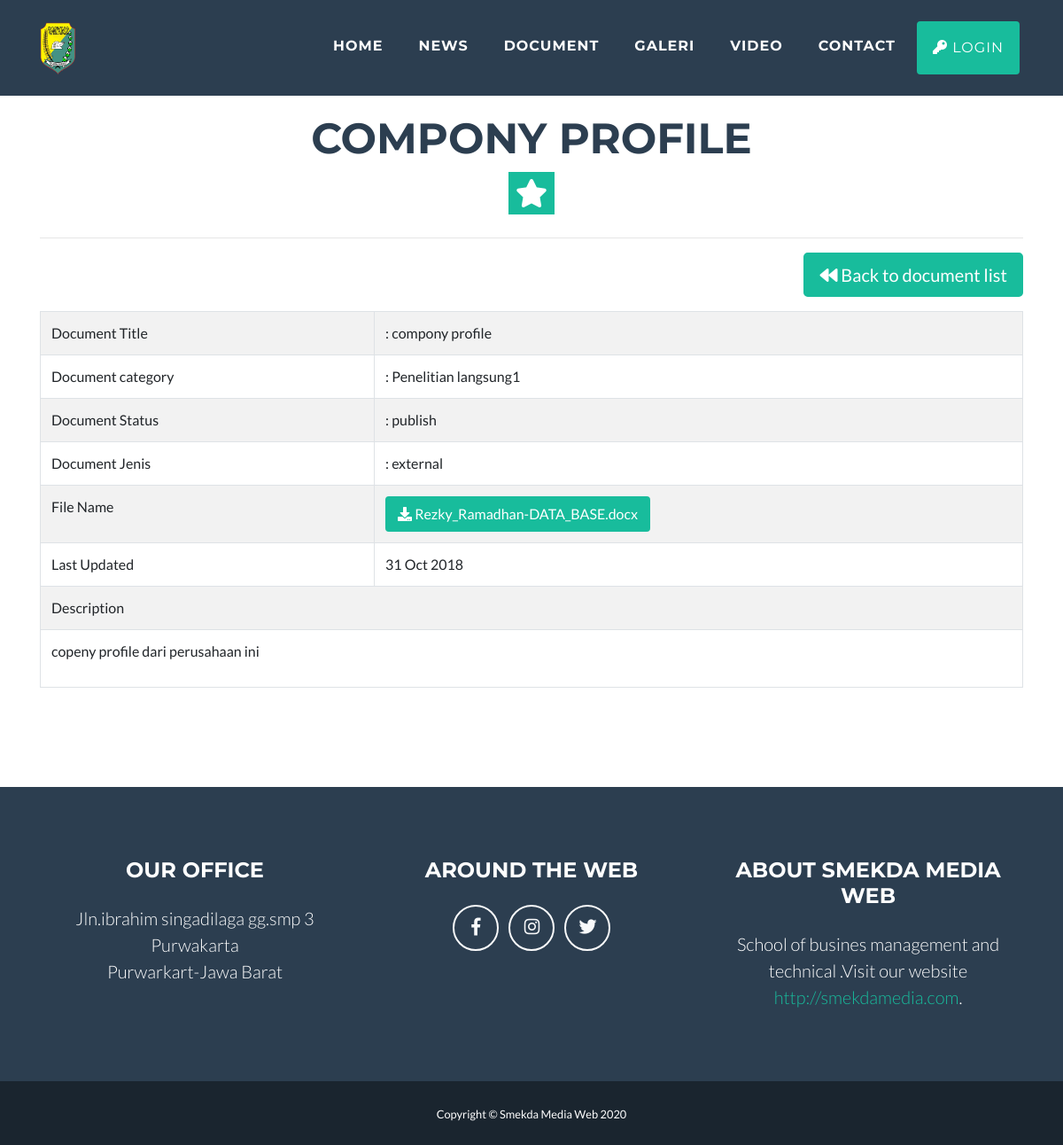
Page /document/read/6-compony-profile on the committed database.
### tables this page shows
CREATE TABLE `konfigurasi` (
  `id_konfigurasi` int(11) NOT NULL,
  `namaweb` varchar(100) NOT NULL,
  `tagline` varchar(100) DEFAULT NULL,
  `website` varchar(100) DEFAULT NULL,
  `email` varchar(255) DEFAULT NULL,
  `alamat` varchar(300) DEFAULT NULL,
  `telepon` varchar(50) DEFAULT NULL,
  `keywords` varchar(300) DEFAULT NULL,
  `description` varchar(300) DEFAULT NULL,
  `google_map` text,
  `metatext` text,
  `logo` varchar(200) NOT NULL,
  `icon` varchar(200) NOT NULL
);

CREATE TABLE `dokumen` (
  `id_dokumen` int(11) NOT NULL,
  `id_kategori_dokumen` int(11) NOT NULL,
  `slug_dokumen` varchar(255) NOT NULL,
  `judul` varchar(200) NOT NULL,
  `isi` text,
  `gambar` varchar(255) NOT NULL,
  `status_dokumen` varchar(20) NOT NULL,
  `jenis_dokumen` varchar(20) NOT NULL,
  `id_user` int(11) NOT NULL,
  `tanggal` timestamp NOT NULL DEFAULT CURRENT_TIMESTAMP ON UPDATE CURRENT_TIMESTAMP
);

CREATE TABLE `kategori_dokumen` (
  `id_kategori_dokumen` int(11) NOT NULL,
  `slug_kategori_dokumen` varchar(200) NOT NULL,
  `nama_kategori_dokumen` varchar(200) NOT NULL,
  `keterangan` text,
  `urutan` int(11) NOT NULL,
  `tanggal` timestamp NOT NULL DEFAULT CURRENT_TIMESTAMP ON UPDATE CURRENT_TIMESTAMP
);

### application/views/layout/wrapper.php (called while the page is built)
<?php
require_once('head.php');
require_once('nav.php');
require_once('content.php');
require_once('footer.php');
?>

### application/controllers/Document.php (called while the page is built, shortened)
<?php
class Document extends CI_Controller {
	public function __construct(){
		$this->load->model('dokumen_model');
		$this->load->model('kategori_dokumen_model');
	}
	public function read($slug_dokumen)	{
		$dokumen  = $this->dokumen_model->read($slug_dokumen);
		$data = array( 'title' 		=>	 $dokumen->judul,
						'dokumen'	=>	 $dokumen,
						'isi'		=> 	'document/read');
		$this->load->view('layout/wrapper', $data);
	}
}

### index.php (called while the page is built, shortened)
<?php
require_once BASEPATH.'core/CodeIgniter.php';

### application/models/Konfigurasi_model.php (called while the page is built, shortened)
<?php
class Konfigurasi_model extends CI_Model {
 	public function listing() {
 		$query = $this->db->get('konfigurasi');
 		return $query->row();
 	}
}

### application/views/layout/content.php (called while the page is built)
<?php
if($isi){
	$this->load->view($isi);
}

### application/models/Dokumen_model.php (called while the page is built, shortened)
<?php
class Dokumen_model extends CI_Model {
 	public function read($slug_dokumen){
 		$this->db->select('dokumen.*, kategori_dokumen.nama_kategori_dokumen, users.nama');
 		$this->db->from('dokumen');
 		$this->db->join('kategori_dokumen', 'kategori_dokumen.id_kategori_dokumen = dokumen.id_kategori_dokumen', 'LEFT');
 		$this->db->join('users', 'users.id_user = dokumen.id_user', 'LEFT');
 		$this->db->where('slug_dokumen', $slug_dokumen);
 		$this->db->order_by('id_dokumen', 'DESC');
 		$query = $this->db->get();
 		return $query->row();
 	}
}

### application/views/document/read.php (the view)
   <section  id="about" style="margin-top: 40px;">
     <div class="container">
       <h2 class="text-center text-uppercase " style=" color: #2c3e50;"><?php echo $title ?></h2>
       <hr class="star-light mb-5">
       <hr>
       <div class="row">
       	<div class="col-md-12">
       	<p class="text-right"><a href="<?php echo base_url('document') ?>" class="btn btn-primary btn-lg"><i class="fa fa-backward"></i>  Back to document list</a></p>
       	<table class="table table-striped table-hover table-bordered">
       		<tr>
       			<td width="34%"> Document Title</td>
       			<td width="66%"> : 	<?php echo $dokumen->judul ?></td>
       		</tr>
       		<tr>
       			<td width="34%"> Document category</td>
       			<td width="66%"> : 	<?php echo $dokumen->nama_kategori_dokumen ?></td>
       		</tr>
       		<tr>
       			<td width="34%"> Document Status</td>
       			<td width="66%"> : 	<?php echo $dokumen->status_dokumen ?></td>
       		</tr>
       		<tr>
       			<td width="34%"> Document Jenis</td>
       			<td width="66%">: 	<?php echo $dokumen->jenis_dokumen ?></td>
       		</tr>
       		<tr>
       			<td width="34%"> File Name</td>
       			<td width="66%">
       			<a href="<?php echo base_url('document/download/'.$dokumen->id_dokumen) ?>" target="_blank" class="btn btn-primary" title="download file: <?php echo $dokumen->gambar ?>"><i class="fa fa-download"></i> <?php echo $dokumen->gambar?> </a>
       			</td>
       		</tr>
       		<tr>
       			<td width="34%"> Last Updated</td>
       			<td width="66%"> <?php echo date('d M Y', strtotime($dokumen->tanggal)) ?></td>
       		</tr>
       		<tr>
       			<td colspan="2"> Description</td>
       		</tr>
       		<tr>
       			<td colspan="2"><?php echo $dokumen->isi ?></td>
       		</tr>
       	</table>
      		</div>
  		</div>
	</div>
</section>

### application/views/layout/nav.php (shortened to what this page needs)
<?php
$site_konfigurasi = $this->konfigurasi_model->listing();
?>
    <nav class="navbar navbar-expand-lg bg-secondary fixed-top text-uppercase" id="mainNav">
      <div class="container">
        <?php if ($site_konfigurasi->logo != "") { ?>
          <a class="navbar-brand js-scroll-trigger" href="<?php echo base_url() ?>" title="<?php echo $site_konfigurasi->namaweb ?>">
            <img src="<?php echo base_url('assets/upload/image/thumbs/'.$site_konfigurasi->logo) ?>" class="logoku" title="<?php echo $site_konfigurasi->namaweb ?>" alt="<?php echo $site_konfigurasi->namaweb ?>">
          </a>
        <?php }else{ ?>
          <a class="navbar-brand js-scroll-trigger" href="<?php echo base_url() ?>" title="<?php echo $site_konfigurasi->namaweb ?>"><?php echo $site_konfigurasi->namaweb ?></a>
        <?php } ?>
        <div class="collapse navbar-collapse" id="navbarResponsive">
          <ul class="navbar-nav ml-auto">
            <li class="nav-item mx-0 mx-lg-1">
              <a class="nav-link py-3 px-0 px-lg-3 rounded js-scroll-trigger" href="<?php echo base_url('home') ?>">Home</a>
            </li>
            <li class="nav-item mx-0 mx-lg-1">
              <a class="nav-link py-3 px-0 px-lg-3 rounded js-scroll-trigger" href="<?php echo base_url('news') ?>">News</a>
            </li>
            <li class="nav-item mx-0 mx-lg-1">
              <a class="nav-link py-3 px-0 px-lg-3 rounded js-scroll-trigger" href="<?php echo base_url('document') ?>">Document</a>
            </li>
            <li class="nav-item mx-0 mx-lg-1">
              <a class="nav-link py-3 px-0 px-lg-3 rounded js-scroll-trigger" href="<?php echo base_url('galeri') ?>">Galeri</a>
            </li>
            <li class="nav-item mx-0 mx-lg-1">
              <a class="nav-link py-3 px-0 px-lg-3 rounded js-scroll-trigger" href="<?php echo base_url('video') ?>">Video</a>
            </li>
            <li class="nav-item mx-0 mx-lg-1">
              <a class="nav-link py-3 px-0 px-lg-3 rounded js-scroll-trigger" href="<?php echo base_url('kontak') ?>">Contact</a>
            </li>
            <?php if($this->session->userdata('username') != "") { ?>
              <li class="nav-item mx-0 mx-lg-1">
              <a class="nav-link py-3 px-0 px-lg-3 rounded js-scroll-trigger btn btn-primary" href="<?php echo base_url('admin/dashbor') ?>" target="_blank"><i class="fa fa-user"></i> <?php ucfirst($this->session->userdata('username')) ?></a>
              </li>
               <li class="nav-item mx-0 mx-lg-1">
              <a class="nav-link py-3 px-0 px-lg-3 rounded js-scroll-trigger btn btn-primary" href="<?php echo base_url('login/logout') ?>" target="_blank"><i class="fa fa-sign-out"></i> Logout</a>
              </li>
            <?php }else{ ?>
              <li class="nav-item mx-0 mx-lg-1">
              <a class="nav-link py-3 px-0 px-lg-3 rounded js-scroll-trigger btn btn-primary" href="<?php echo base_url('login') ?>" target="_blank"><i class="fa fa-key"></i> Login</a>
              </li>
            <?php } ?>
          </ul>
        </div>
      </div>
    </nav>

### application/views/layout/footer.php (shortened to what this page needs)
<?php
$site_konfigurasi = $this->konfigurasi_model->listing();
?>
    <footer class="footer text-center">
      <div class="container">
        <div class="row">
          <div class="col-md-4 mb-5 mb-lg-0">
            <h4 class="text-uppercase mb-4">Our Office</h4>
            <p class="lead mb-0">
            <?php
              echo nl2br($site_konfigurasi->alamat)
            ?>
            </p>
          </div>
          <div class="col-md-4 mb-5 mb-lg-0">
            <h4 class="text-uppercase mb-4">Around the Web</h4>
            <ul class="list-inline mb-0">
              <li class="list-inline-item">
                <a class="btn btn-outline-light btn-social text-center rounded-circle" href="http://facabook.com/smkn2purwakarta/">
                  <i class="fab fa-fw fa-facebook-f"></i>
                </a>
              </li>
              <li class="list-inline-item">
                <a class="btn btn-outline-light btn-social text-center rounded-circle" href="http://instagram.com/smkn2purwakarta/">
                  <i class="fab fa-fw fa-instagram"></i>
                </a>
              </li>
              <li class="list-inline-item">
                <a class="btn btn-outline-light btn-social text-center rounded-circle" href="http://facabook.com/smkn2purwakarta/">
                  <i class="fab fa-fw fa-twitter"></i>
                </a>
              </li>
            </ul>
          </div>
          <div class="col-md-4">
            <h4 class="text-uppercase mb-4">About <?php echo $site_konfigurasi->namaweb ?> </h4>
            <p class="lead mb-0"><?php echo $site_konfigurasi->tagline ?>.Visit our website
              <a href="<?php echo $site_konfigurasi->website ?>"><?php echo $site_konfigurasi->website ?></a>.</p>
          </div>
        </div>
      </div>
    </footer>
    <div class="copyright py-4 text-center text-white">
      <div class="container">
        <small>Copyright &copy; <?php echo $site_konfigurasi->namaweb ?> <?php echo date('Y'); ?></small>
      </div>
    </div>
</body>
</html>

### application/views/layout/nav.php (style rules this page uses)
img.logoku { max-height: 60px; width: auto; position: absolute; margin-top: -30px !important; border-radius: 4px; }

### rows in the picture
konfigurasi: logo (picture), alamat "Jln.ibrahim singadilaga gg.smp 3 Purwakarta Purwarkart-Jawa Barat", namaweb "SMEKDA MEDIA WEB", tagline "School of busines management and technical", website "http://smekdamedia.com", namaweb "Smekda Media Web"
dokumen: judul "compony profile", id_kategori_dokumen.nama_kategori_dokumen "Penelitian langsung1", status_dokumen "publish", jenis_dokumen "external", gambar "Rezky_Ramadhan-DATA_BASE.docx", tanggal "31 Oct 2018", isi "copeny profile dari perusahaan ini"

### other values in the picture
$title "COMPONY PROFILE"
